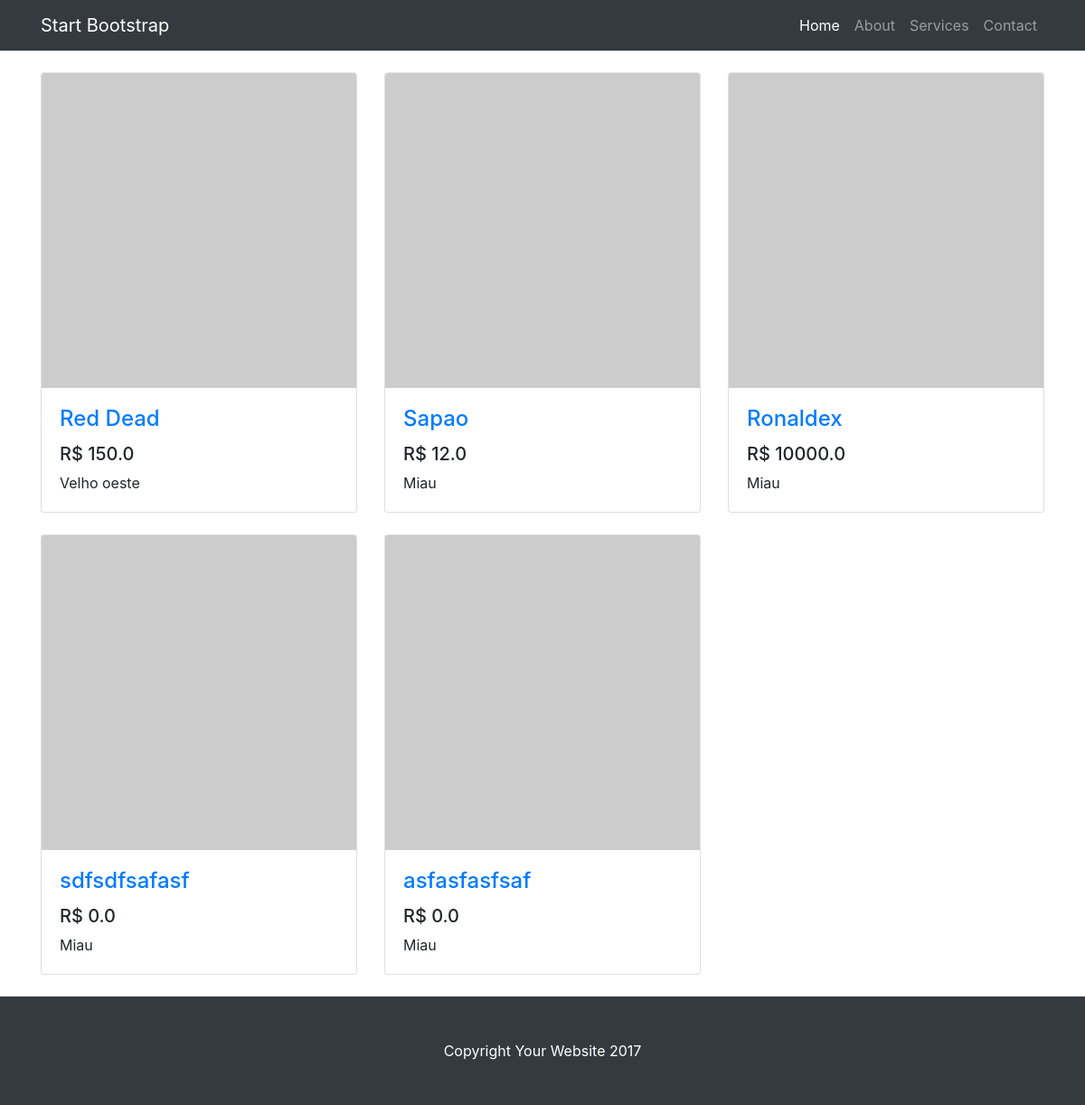
The page / on the database its author committed.
### games/models.py (models this page shows)
class Jogo(models.Model):
    nome = models.CharField(max_length=100)
    preco = models.FloatField(default=0)
    descricao = models.TextField(default="Miau")
    quant_estoque = models.IntegerField(default=0)
    desenvolvedora = models.ForeignKey(Desenvolvedora, on_delete=models.CASCADE, related_name='jogos')
    publicadora = models.ForeignKey(Publicadora, on_delete=models.CASCADE, related_name='jogos')

### games/views.py (the view)
# urls.py: 2. Add a URL to urlpatterns:  path('', views.home, name='home')
def home(request):
    if not Carrinho.objects.all():
        carrinho = Carrinho()
        carrinho.save()
    jogos = Jogo.objects.all()
    return render(request, 'home.html', {'jogos': jogos})

### games/templates/home.html
{% extends "base.html" %}
{% block body %}
<div class="col-lg-12">
    <div class="row">
        {% for jogo in jogos %}
        <div class="col-lg-4 col-md-6 mb-4">
            <div class="card h-100">
                <a href="#"><img class="card-img-top" src="http://placehold.it//350x350" alt=""></a>
                <div class="card-body">
                <h4 class="card-title">
                    <a href="{% url 'jogo' jogo.id %}">{{jogo.nome}}</a>
                </h4>
                <h5>R$ {{jogo.preco}}</h5>
                <p class="card-text">{{jogo.descricao}}</p>
                </div>
            </div>
        </div>
        {% endfor %}
    </div>
</div>
{% endblock %}

### rows shown on the page
Jogo: nome "Red Dead", preco "150.0", descricao "Velho oeste"
Jogo: nome "Sapao", preco "12.0", descricao "Miau"
Jogo: nome "Ronaldex", preco "10000.0", descricao "Miau"
Jogo: nome "sdfsdfsafasf", preco "0.0", descricao "Miau"
Jogo: nome "asfasfasfsaf", preco "0.0", descricao "Miau"
